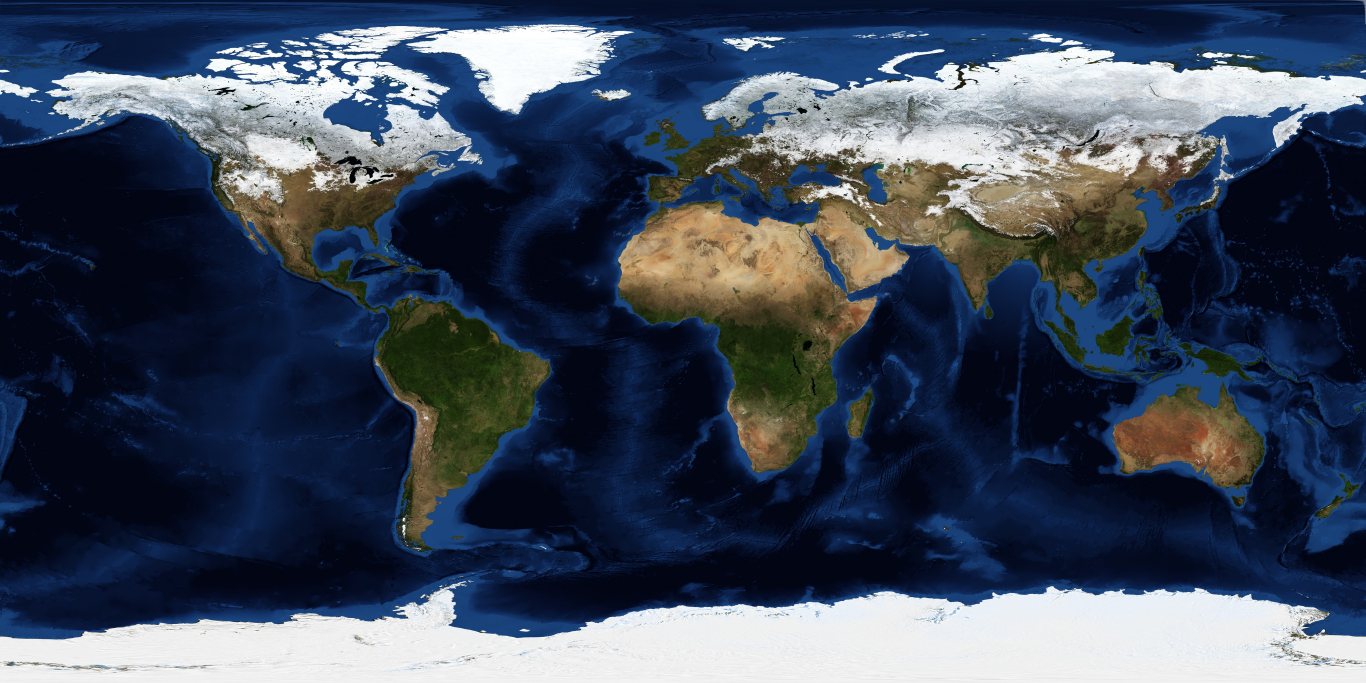
#> input picture app/assets/day/01.jpg, 4096 x 2048 px, given in place of blackmarble.jpg, which was not available (shown at 1/3 size)
$ python prep_textures.py
#> lines starting #> are read from the running program, lines starting #| are printed output that depends on the picture; after the words box and inside, x2 and y2 are one past the last pixel; in counts of white or black regions, pixels touching at a corner belong together; long printed decimals are rounded; pictures that were not available may be replaced by others from this repository, and a replacement may not be noted
import os
import numpy as np
from PIL import Image, ImageFilter
Image.MAX_IMAGE_PIXELS = None
ROOT = os.path.dirname(os.path.dirname(os.path.abspath(__file__)))
RAW = os.path.join(ROOT, 'raw'); A = os.path.join(ROOT, 'app', 'assets'); P = os.path.join(RAW, 'peek')
SZ = (4096, 2048)

# --- city lights: warm emitters only (drop the moonlit land/ice that is baked into Black Marble)
bm = np.asarray(Image.open(os.path.join(RAW, 'blackmarble.jpg')).convert('RGB').resize(SZ, Image.LANCZOS), dtype=np.float32)
lights = np.clip((bm[..., 0] - 0.72 * bm[..., 2] - 4.0) * 1.6, 0, 255)
Image.fromarray(lights.astype(np.uint8), 'L').save(os.path.join(A, 'lights.jpg'), quality=92)

# --- water mask from Blue Marble colour (water in both Jan and Jul => no seasonal snow confusion)
def water(m):
#> called with m = 1
    d = np.asarray(Image.open(os.path.join(A, 'day', '%02d.jpg' % m)), dtype=np.float32)
    r, g, b = d[..., 0], d[..., 1], d[..., 2]
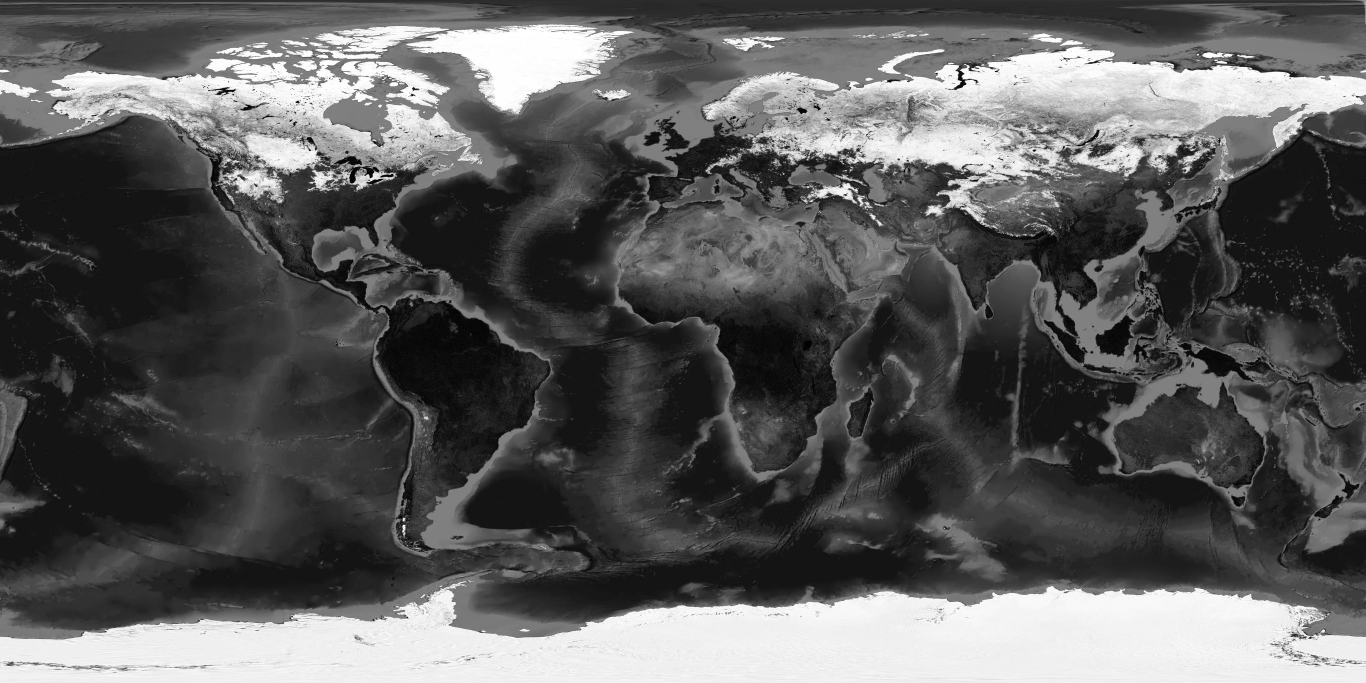
#> b: shape (2048, 4096) float32 (shown at 1/3 size); min 0, max 255, mean 91.7
    return (b > r * 1.35) & (b > g * 1.02) & (r + g + b < 420)
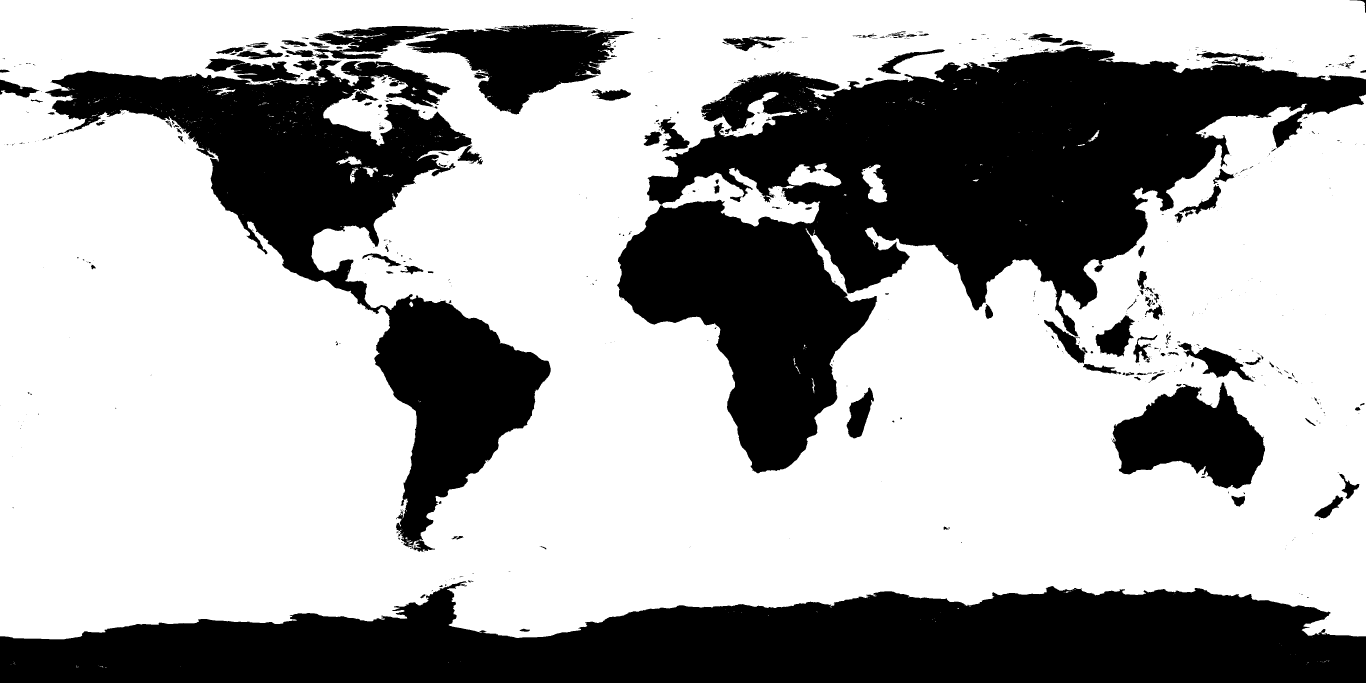
#> returned value: shape (2048, 4096) bool (shown at 1/3 size); 65.7% white; 749 black regions (550 under 20 px), largest, box (x1, y1, x2, y2) and area: (1851, 140, 4096, 1420) 1157995, (0, 1744, 4096, 2048) 869903, (135, 180, 1652, 1655) 554551
w = (water(1) & water(7)).astype(np.uint8) * 255
#> call 2 of water, with m = 7
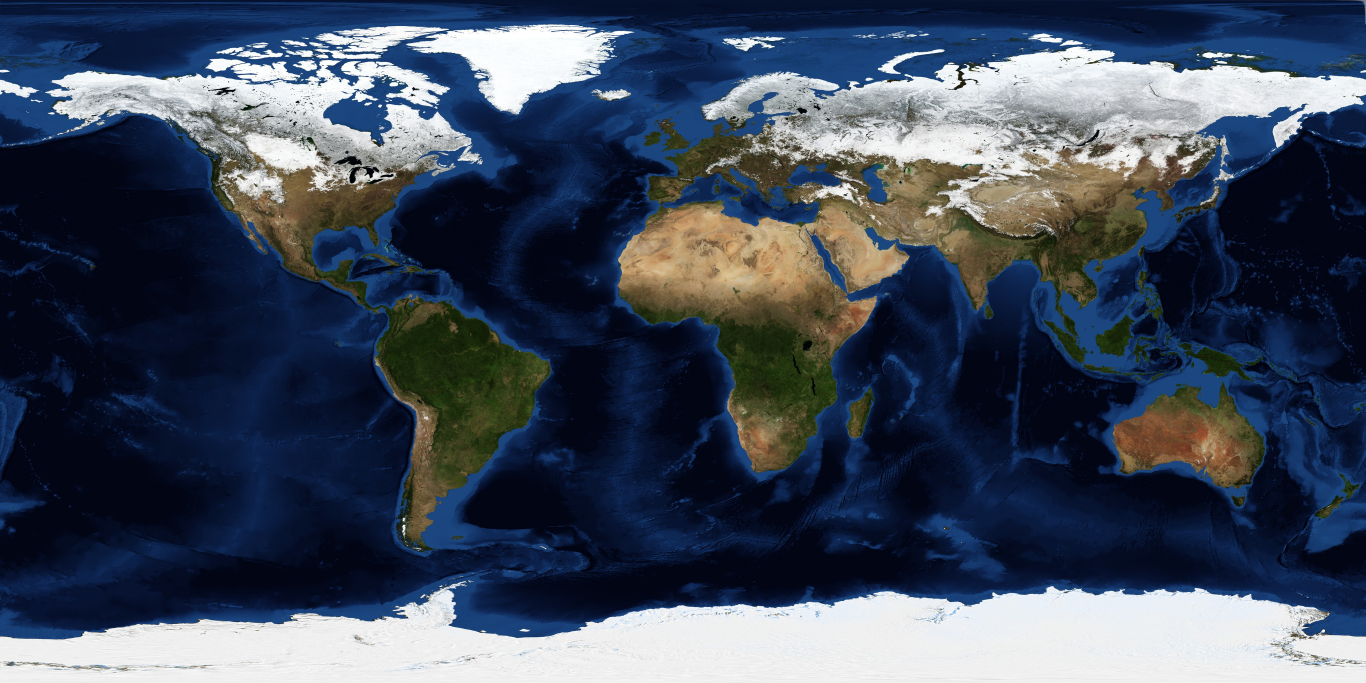
#> input picture app/assets/day/02.jpg, 4096 x 2048 px, given in place of 07.jpg, which was not available (shown at 1/3 size)
#> in water (call 2), `return (b > r * 1.35) & (b > g * 1.02) & (r + g + b < 420)`: returned value: shape (2048, 4096) bool; 65.7% white; 742 black regions (543 under 20 px), largest, box (x1, y1, x2, y2) and area: (1851, 140, 4096, 1420) 1159192, (0, 1744, 4096, 2048) 869903, (135, 180, 1652, 1657) 555314
#> w: shape (2048, 4096); 65.6% white; 751 black regions (551 under 20 px), largest, box (x1, y1, x2, y2) and area: (1851, 140, 4096, 1420) 1160016, (0, 1744, 4096, 2048) 869903, (135, 180, 1652, 1657) 556123
wm = Image.fromarray(w, 'L').filter(ImageFilter.MedianFilter(5)).filter(ImageFilter.GaussianBlur(1.2))
wm.save(os.path.join(A, 'water.jpg'), quality=92)

# --- bundled fallback clouds (whatever is current right now), single channel
c = Image.open(os.path.join(RAW, 'clouds.jpg')).convert('L')
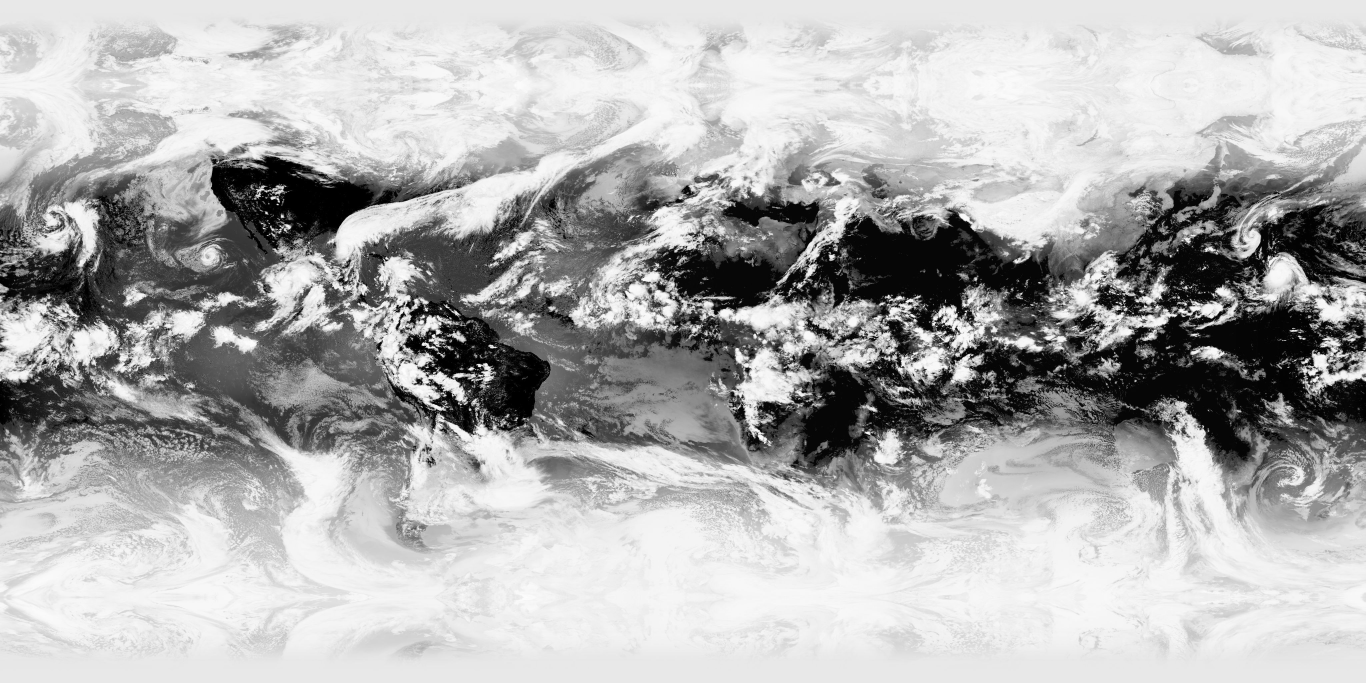
#> input picture app/assets/clouds.jpg, 4096 x 2048 px, found by its file name (shown at 1/3 size)
#> c is the input picture: PIL image 4096x2048 L; min 0, max 255, mean 176
c.save(os.path.join(A, 'clouds.jpg'), quality=90)

for n in ['lights.jpg', 'water.jpg']:
    Image.open(os.path.join(A, n)).resize((1024, 512), Image.LANCZOS).save(os.path.join(P, n), quality=88)
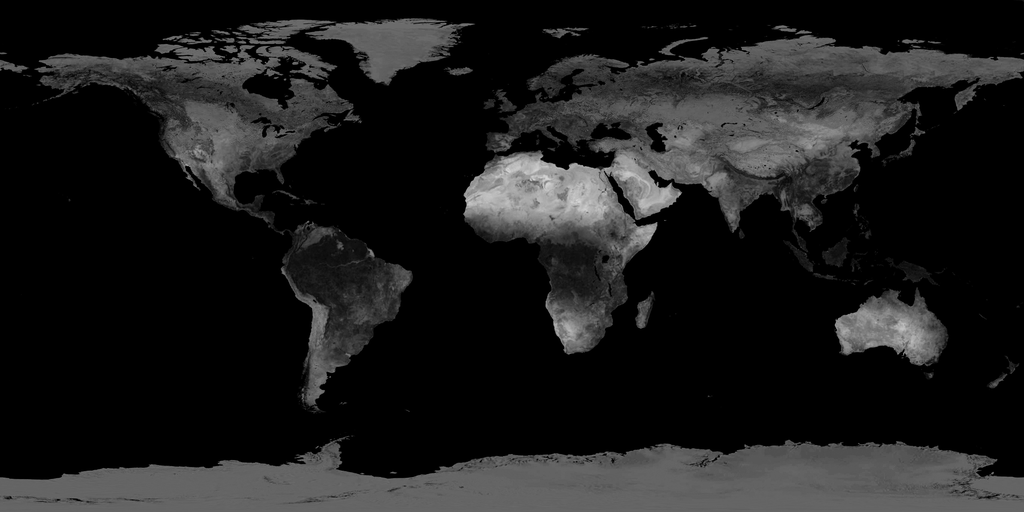
#> saved as lights.jpg: PIL image 1024x512 L; min 0, max 214, mean 28.3
print('lights mean', lights.mean(), 'water frac', (w > 0).mean())
#| lights mean 28.361 water frac 0.6563
print(sorted(os.listdir(A)))
